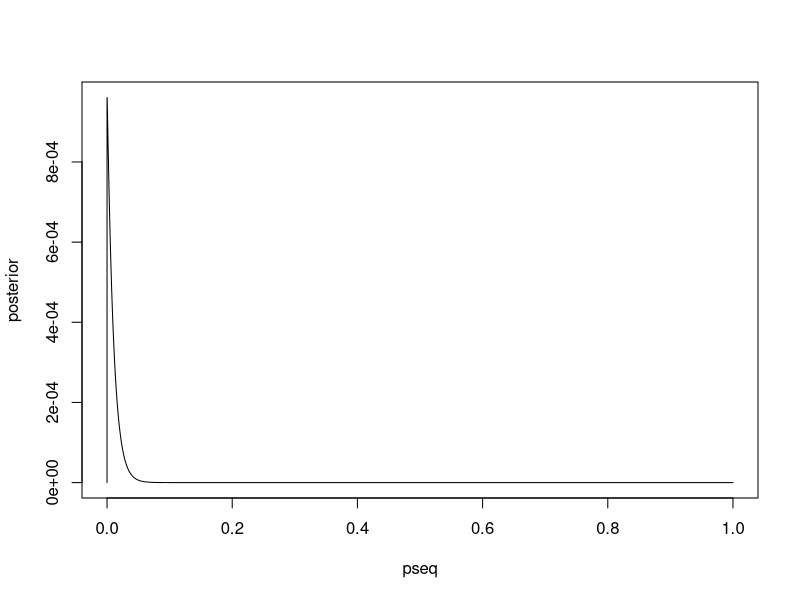
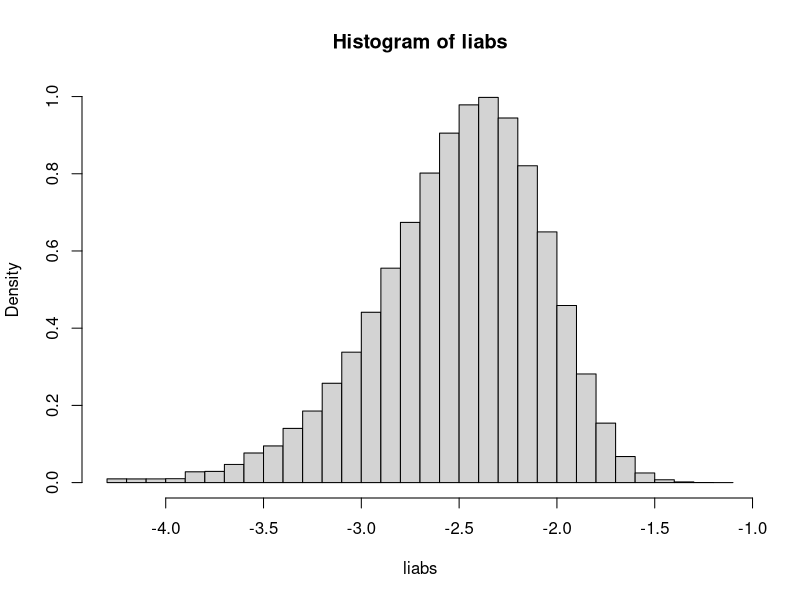

Reproduce these figures in R, in order. (Note: this script raises an error after producing the figures.)
#library(rethinking)

  nHave <- 0
  nTot <- 100
  pseq <- seq(0, 1, by = .00001)
  prior <- dbeta(x = pseq, shape1 = 1.01, shape2 = 1.01)
  posterior <- dbinom(nHave, nTot, pseq) * prior; posterior <- posterior / sum(posterior)
  plot(pseq, posterior, type = "l")
  freqDistr <- sample(x = pseq, size = 1e6, replace = T, prob = posterior)
  liabs <- qnorm(freqDistr, mean = 0, sd = 1)
  hist(liabs, freq = F, breaks = 30)
  simDens <- rnorm(n = 1e6, mean = mean(liabs), sd =  sd(liabs))
  dens(simDens, add = T, col = 2)

#given some frequency of presence/absence, returns a Bayesian estimate of the mean liability from weak beta prior
liabPost <- function(nHave, nTot, shape1 = 1.01, shape2 = 1.01) {
  pseq <- seq(0, 1, by = .00001)
  prior <- dbeta(x = pseq, shape1 = shape1, shape2 = shape2)
  posterior <- dbinom(nHave, nTot, pseq) * prior; posterior <- posterior / sum(posterior)
  freqDistr <- sample(x = pseq, size = 1e6, replace = T, prob = posterior)
  liabs <- qnorm(freqDistr, mean = 0, sd = 1)
  return(c(mean(liabs), sd(liabs)))
}

liabPost(4, 15)
